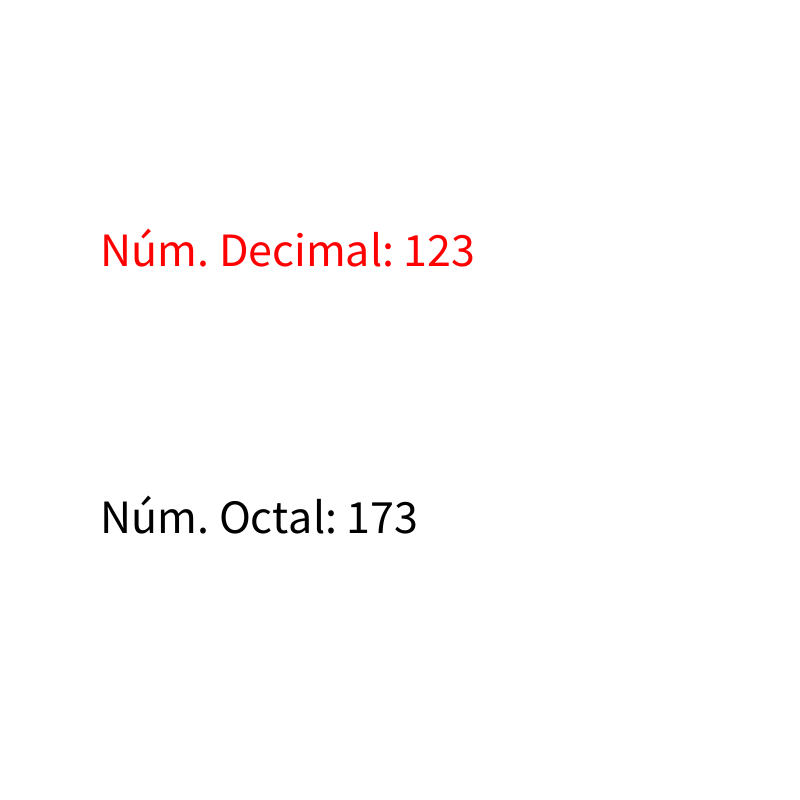
Frame 1 (no input)
Frame 60 (the mouse pressed at the canvas centre just before this capture): identical to frame 1, image omitted
Frame 120 (the mouse held since frame 60 and released just before this capture): identical to frame 1, image omitted

The Processing sketch that drew this single still picture (run headless with seeded random() and noise(); from frame 60 on, the mouse is pressed at the canvas centre):

// Processing sketch: decimal2OCTAL
// ── decimal2OCTAL.pde

// Número decimal a convertir
int numDecimal = 123;


// Número octal a calcular
int numOctal;

void setup(){
  
  size(800,800);
  
}



// Retorna el número octal correponent amb el número decimal numDec
int calculateOctal(int numDec){
  
  int nd = numDec;
  int n = 0;
  int pot10 = 1;
  
  do {
    
    int resta = nd % 8;
    
    nd = nd / 8;
    
    n = resta*pot10 + n;
    
    pot10 = pot10 * 10;
    
  } while(nd!=0);
  
  return n;
}


void draw(){
  
  background(255);
  
  fill(255,0,0); textSize(48);
  text("Núm. Decimal: "+numDecimal, 100, height/3);
  
  // Calcula el número octal a partir del número decimal
  numOctal = calculateOctal(numDecimal);
  
  fill(0); textSize(48);
  text("Núm. Octal: "+numOctal, 100, 2*height/3);
  
}

void keyPressed(){
  
  // Incrementa el número decimal
  if(keyCode==UP){
    numDecimal++;
  }
  // Decrementa el número decimal
  else if(keyCode==DOWN){
    numDecimal--;
  }
}
